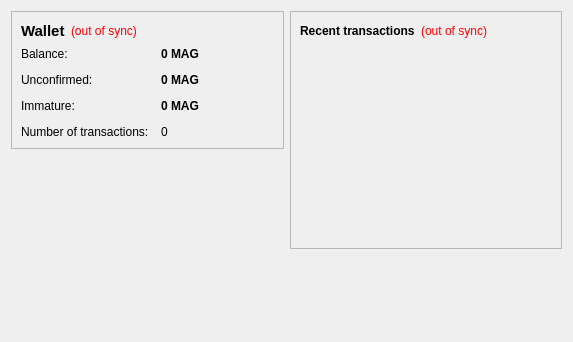
<?xml version="1.0" encoding="UTF-8"?>
<ui version="4.0">
 <class>OverviewPage</class>
 <widget class="QWidget" name="OverviewPage">
  <property name="geometry">
   <rect>
    <x>0</x>
    <y>0</y>
    <width>573</width>
    <height>342</height>
   </rect>
  </property>
  <property name="windowTitle">
   <string>Form</string>
  </property>
  <layout class="QHBoxLayout" name="horizontalLayout" stretch="1,1">
   <item>
    <layout class="QVBoxLayout" name="verticalLayout_2">
     <item>
      <widget class="QFrame" name="frame">
       <property name="frameShape">
        <enum>QFrame::StyledPanel</enum>
       </property>
       <property name="frameShadow">
        <enum>QFrame::Raised</enum>
       </property>
       <layout class="QVBoxLayout" name="verticalLayout_4">
        <item>
         <layout class="QHBoxLayout" name="horizontalLayout_4">
          <item>
           <widget class="QLabel" name="label_5">
            <property name="font">
             <font>
              <pointsize>11</pointsize>
              <weight>75</weight>
              <bold>true</bold>
             </font>
            </property>
            <property name="text">
             <string>Wallet</string>
            </property>
           </widget>
          </item>
          <item>
           <widget class="QLabel" name="labelWalletStatus">
            <property name="toolTip">
             <string>The displayed information may be out of date. Your wallet automatically synchronizes with the MagCoin network after a connection is established, but this process has not completed yet.</string>
            </property>
            <property name="styleSheet">
             <string notr="true">QLabel { color: red; }</string>
            </property>
            <property name="text">
             <string notr="true">(out of sync)</string>
            </property>
            <property name="alignment">
             <set>Qt::AlignLeading|Qt::AlignLeft|Qt::AlignVCenter</set>
            </property>
           </widget>
          </item>
          <item>
           <spacer name="horizontalSpacer_2">
            <property name="orientation">
             <enum>Qt::Horizontal</enum>
            </property>
            <property name="sizeHint" stdset="0">
             <size>
              <width>40</width>
              <height>20</height>
             </size>
            </property>
           </spacer>
          </item>
        <item>
         <widget class="QLabel" name="label_6">
          <property name="text">
           <string/>
          </property>
         </widget>
        </item>
         </layout>
        </item>
        <item>
         <layout class="QFormLayout" name="formLayout_2">
          <property name="fieldGrowthPolicy">
           <enum>QFormLayout::AllNonFixedFieldsGrow</enum>
          </property>
          <property name="horizontalSpacing">
           <number>12</number>
          </property>
          <property name="verticalSpacing">
           <number>12</number>
          </property>
          <item row="0" column="0">
           <widget class="QLabel" name="label">
            <property name="text">
             <string>Balance:</string>
            </property>
           </widget>
          </item>
          <item row="0" column="1">
           <widget class="QLabel" name="labelBalance">
            <property name="font">
             <font>
              <weight>75</weight>
              <bold>true</bold>
             </font>
            </property>
            <property name="cursor">
             <cursorShape>IBeamCursor</cursorShape>
            </property>
            <property name="toolTip">
             <string>Your current balance</string>
            </property>
            <property name="text">
             <string notr="true">0 MAG</string>
            </property>
            <property name="textInteractionFlags">
             <set>Qt::LinksAccessibleByMouse|Qt::TextSelectableByKeyboard|Qt::TextSelectableByMouse</set>
            </property>
           </widget>
          </item>
          <item row="1" column="0">
           <widget class="QLabel" name="label_3">
            <property name="text">
             <string>Unconfirmed:</string>
            </property>
           </widget>
          </item>
          <item row="1" column="1">
           <widget class="QLabel" name="labelUnconfirmed">
            <property name="font">
             <font>
              <weight>75</weight>
              <bold>true</bold>
             </font>
            </property>
            <property name="cursor">
             <cursorShape>IBeamCursor</cursorShape>
            </property>
            <property name="toolTip">
             <string>Total of transactions that have yet to be confirmed, and do not yet count toward the current balance</string>
            </property>
            <property name="text">
             <string notr="true">0 MAG</string>
            </property>
            <property name="textInteractionFlags">
             <set>Qt::LinksAccessibleByMouse|Qt::TextSelectableByKeyboard|Qt::TextSelectableByMouse</set>
            </property>
           </widget>
          </item>
          <item row="3" column="0">
           <widget class="QLabel" name="label_2">
            <property name="text">
             <string>Number of transactions:</string>
            </property>
           </widget>
          </item>
          <item row="3" column="1">
           <widget class="QLabel" name="labelNumTransactions">
            <property name="toolTip">
             <string>Total number of transactions in wallet</string>
            </property>
            <property name="text">
             <string notr="true">0</string>
            </property>
           </widget>
          </item>
          <item row="2" column="0">
           <widget class="QLabel" name="labelImmatureText">
            <property name="text">
             <string>Immature:</string>
            </property>
           </widget>
          </item>
          <item row="2" column="1">
           <widget class="QLabel" name="labelImmature">
            <property name="font">
             <font>
              <weight>75</weight>
              <bold>true</bold>
             </font>
            </property>
            <property name="toolTip">
             <string>Mined balance that has not yet matured</string>
            </property>
            <property name="text">
             <string notr="true">0 MAG</string>
            </property>
            <property name="textInteractionFlags">
             <set>Qt::LinksAccessibleByMouse|Qt::TextSelectableByKeyboard|Qt::TextSelectableByMouse</set>
            </property>
           </widget>
          </item>
         </layout>
        </item>
       </layout>
      </widget>
     </item>
     <item>
      <spacer name="verticalSpacer">
       <property name="orientation">
        <enum>Qt::Vertical</enum>
       </property>
       <property name="sizeHint" stdset="0">
        <size>
         <width>20</width>
         <height>40</height>
        </size>
       </property>
      </spacer>
     </item>
	<item>
         <widget class="QLabel" name="label_wallet_bgcoin">
          <property name="text">
           <string/>
          </property>
          <property name="pixmap">
           <pixmap resource="../bitcoin.qrc">:/images/wallet_bgcoin</pixmap>
          </property>
          <property name="scaledContents">
           <bool>false</bool>
          </property>
          <property name="alignment">
           <set>Qt::AlignCenter</set>
          </property>
          <property name="margin">
           <number>-2</number>
          </property>
         </widget>
        </item>
    </layout>
   </item>
   <item>
    <layout class="QVBoxLayout" name="verticalLayout_3">
     <item>
      <widget class="QFrame" name="frame_2">
       <property name="frameShape">
        <enum>QFrame::StyledPanel</enum>
       </property>
       <property name="frameShadow">
        <enum>QFrame::Raised</enum>
       </property>
       <layout class="QVBoxLayout" name="verticalLayout">
        <item>
         <layout class="QHBoxLayout" name="horizontalLayout_2">
          <item>
           <widget class="QLabel" name="label_4">
            <property name="text">
             <string>&lt;b&gt;Recent transactions&lt;/b&gt;</string>
            </property>
           </widget>
          </item>
          <item>
           <widget class="QLabel" name="labelTransactionsStatus">
            <property name="toolTip">
             <string>The displayed information may be out of date. Your wallet automatically synchronizes with the MagCoin network after a connection is established, but this process has not completed yet.</string>
            </property>
            <property name="styleSheet">
             <string notr="true">QLabel { color: red; }</string>
            </property>
            <property name="text">
             <string notr="true">(out of sync)</string>
            </property>
            <property name="alignment">
             <set>Qt::AlignRight|Qt::AlignTrailing|Qt::AlignVCenter</set>
            </property>
           </widget>
          </item>
          <item>
           <spacer name="horizontalSpacer">
            <property name="orientation">
             <enum>Qt::Horizontal</enum>
            </property>
            <property name="sizeHint" stdset="0">
             <size>
              <width>40</width>
              <height>20</height>
             </size>
            </property>
           </spacer>
          </item>
         </layout>
        </item>
        <item>
         <widget class="QListView" name="listTransactions">
          <property name="styleSheet">
           <string notr="true">QListView { background: transparent; }</string>
          </property>
          <property name="frameShape">
           <enum>QFrame::NoFrame</enum>
          </property>
          <property name="verticalScrollBarPolicy">
           <enum>Qt::ScrollBarAlwaysOff</enum>
          </property>
          <property name="horizontalScrollBarPolicy">
           <enum>Qt::ScrollBarAlwaysOff</enum>
          </property>
          <property name="selectionMode">
           <enum>QAbstractItemView::NoSelection</enum>
          </property>
         </widget>
        </item>
       </layout>
      </widget>
     </item>
     <item>
      <spacer name="verticalSpacer_2">
       <property name="orientation">
        <enum>Qt::Vertical</enum>
       </property>
       <property name="sizeHint" stdset="0">
        <size>
         <width>20</width>
         <height>40</height>
        </size>
       </property>
      </spacer>
     </item>
    </layout>
   </item>
  </layout>
 </widget>
 <resources/>
 <connections/>
</ui>
